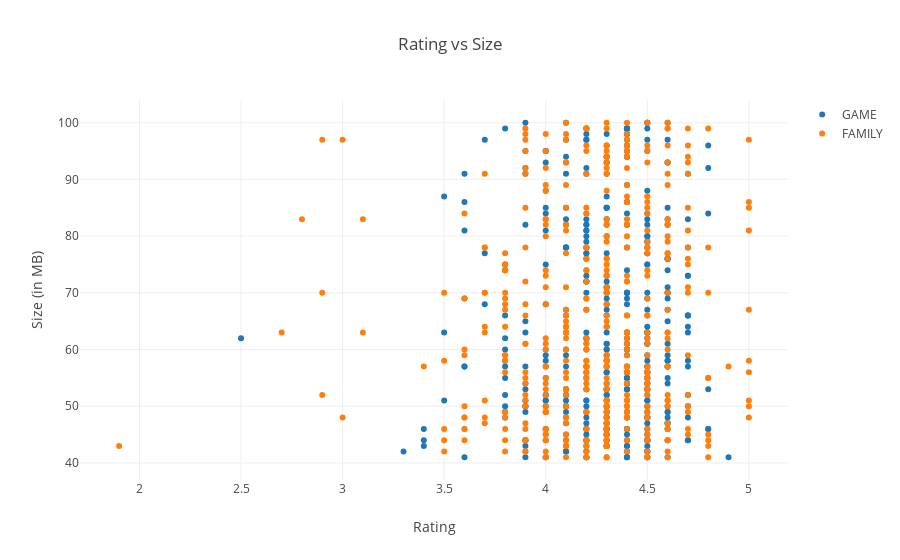

Here is the notebook cell this chart was saved with:
### Markdown cell above
Most top rated apps are optimally sized between ~2MB to ~40MB - neither too light nor too heavy.

### Code cell
c = ['hsl('+str(h)+',50%'+',50%)' for h in np.linspace(0, 360, len(list(set(groups.Category))))]

subset_df = df[df.Size > 40]
groups_temp = subset_df.groupby('Category').filter(lambda x: len(x) >20)

# for category in enumerate(list(set(groups_temp.Category))):
#     print (category)

data = [{
    'x': groups_temp.loc[subset_df.Category==category[1]]['Rating'], 
    'type':'scatter',
    'y' : subset_df['Size'],
    'name' : str(category[1]),
    'mode' : 'markers',
    'showlegend': True,
    #'marker': {'color':c[i]}
    #'text' : df['rating'],
    } for category in enumerate(['GAME', 'FAMILY'])]


layout = {'title':"Rating vs Size", 
          'xaxis': {'title' : 'Rating'},
          'yaxis' : {'title' : 'Size (in MB)'},
         'plot_bgcolor': 'rgb(255,255,255)'}

plotly.offline.iplot({'data': data, 'layout': layout})

### Figure 1 — Plotly figure (JSON) as saved in the notebook; plotly's stock layout.template omitted (floating-point values rounded to 4 significant figures; data arrays with more than 128 entries replaced by an {"elided": "..."} marker saying what was removed)
{"data": [{"mode": "markers", "name": "GAME", "showlegend": true, "type": "scatter", "uid": "185d0d78-fdeb-4bcd-99aa-7dcc4b558311", "x": {"elided": "397 float values"}, "y": {"elided": "1307 int values"}}, {"mode": "markers", "name": "FAMILY", "showlegend": true, "type": "scatter", "uid": "d22b1753-3b19-4083-8fb9-013c82a2184b", "x": {"elided": "456 float values"}, "y": {"elided": "1307 int values"}}], "layout": {"plot_bgcolor": "rgb(255,255,255)", "title": "Rating vs Size", "xaxis": {"title": "Rating"}, "yaxis": {"title": "Size (in MB)"}}}
